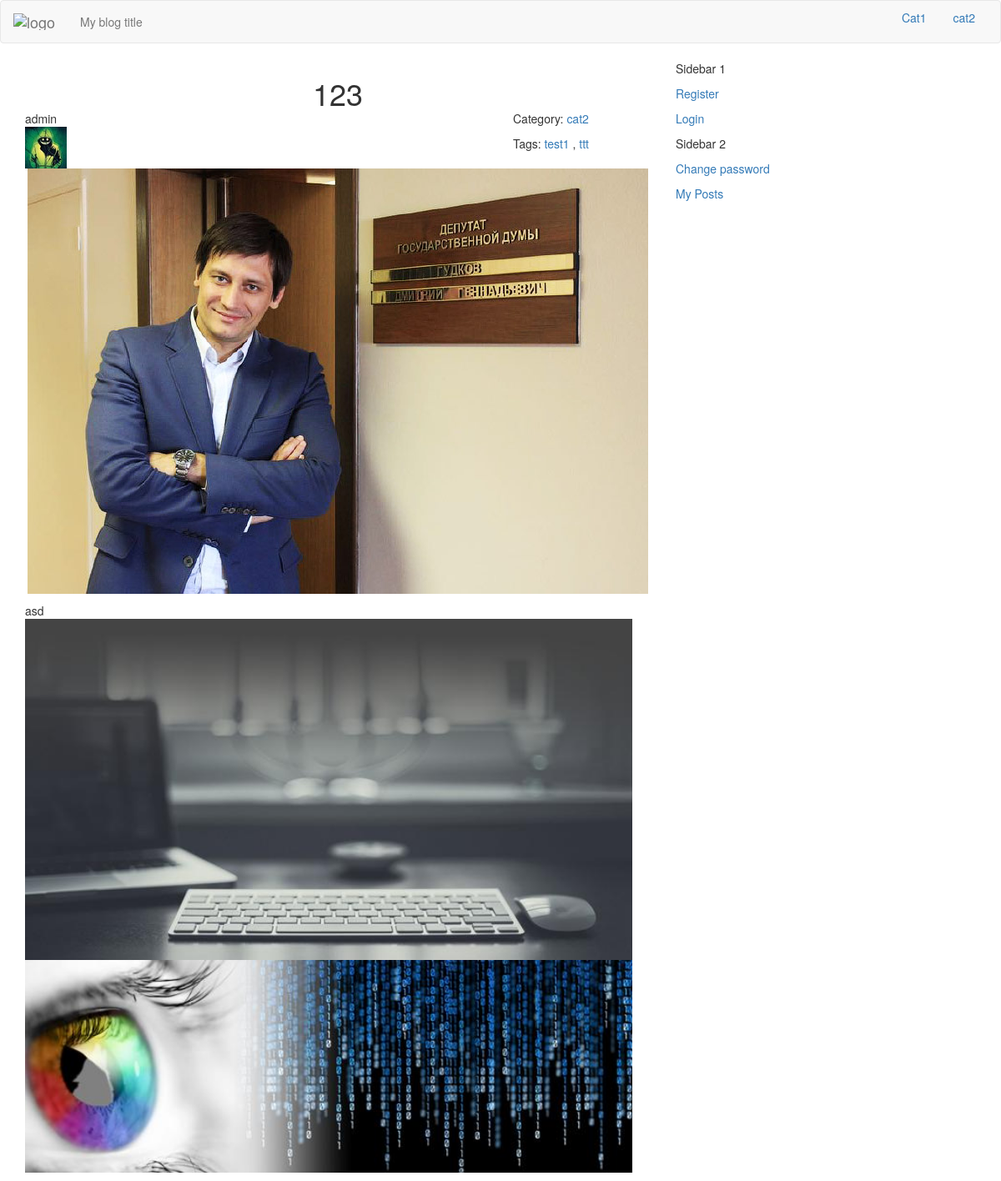
Page /test1/123-20/ on the committed database.
### blog/models.py (models this page shows, shortened)
class Category(models.Model):
    index_together = [
    ["id","name", "order", "slug"],
    ]
    name = models.CharField(max_length=30, unique=True)
    description = models.TextField(max_length=250)
    slug = models.SlugField("URL",blank=True, max_length=150)
    order = models.SmallIntegerField(blank=True, default=1)
    class Meta:
        verbose_name_plural = "categories"
    def __str__(self):
        return self.name
    @classmethod
    def list(self):
        cat_list = self.objects.all().only("name","order")\
            .order_by('order','name')
        return cat_list

class Post(models.Model):
    index_together = [
    ["title", "description", "post_thumbnail", "author", "category",
     "url", "published", "status","main_tag"],
    ]
    title = models.CharField(max_length=150)
    description = models.CharField(max_length=150)
    text = models.TextField()
    today = datetime.date.today()
    post_image = models.ImageField(upload_to =
                        str(today.year)+'/'
                        +str(today.month)+'/'+str(today.day)+'/', blank=True)
    post_image.short_description = 'Image'
    """post_thumbnail = ImageSpecField(source='post_image',
                                processors=[ResizeToFit(640, 480)],
                                format='JPEG',
                                options={'quality': 85})"""
    def get_image(self):
        return mark_safe('<img src="%s" class ="img-responsive center-block"/>'\
                         % (self.post_thumbnail.url))
    get_image.short_description = 'Thumbnail'
    created = models.DateTimeField(auto_now_add=True)
    edited = models.DateTimeField(auto_now=True)
    published = models.DateTimeField(default=timezone.now)
    author = models.ForeignKey(settings.AUTH_USER_MODEL,
                               default = 1,
                               on_delete=models.SET_DEFAULT) ###
    category = models.ForeignKey('Category')
    tags = models.ManyToManyField('Tag',
                                        related_name='posts',
                                        related_query_name='tag',
                                        blank=True)
    main_tag = models.CharField(max_length=33, blank=True)
    url = models.SlugField(blank=True)
    STATUS = (
                ("D", "Draft"),
                ("P","Published"),
    )
    status = models.CharField(max_length=1, choices=STATUS, default="D")
    class Meta:
        ordering = ['-published']
        verbose_name_plural = "posts"
    def get_tags_list(self):
        return self.tags.all()

class myUser(AbstractBaseUser):
    index_together = [
    ["id", "username", "avatar"],
    ]
    username = models.CharField("Username", max_length=30,
                                blank=False,
                                unique=True)
    avatar = ProcessedImageField(upload_to='avatars',
                                 processors=[ResizeToFit(50, 50)],
                                 format='JPEG',
                                 options={'quality': 90}, blank=True)
    email = models.EmailField(unique=True, blank=False)
    is_active = models.BooleanField("Is active", default=True)
    is_it_staff = models.BooleanField("Is stuff", default=False)
    is_it_superuser = models.BooleanField("Is admin", default=False)
    moderated = models.BooleanField("Moderated", default=True)
    last_login = models.DateTimeField(auto_now=True)
    date_joined = models.DateTimeField(auto_now_add=True)
    REQUIRED_FIELDS = ['email',]
    USERNAME_FIELD = 'username'
    objects = MyUserManager()
    def get_avatar(self):
        return mark_safe('<img src="%s" class ="img-responsive"/>'\
                         % (self.avatar.url))
    get_avatar.short_description = 'Current avatar'
    def __str__(self):
        return self.username.lower()
    class Meta:
        verbose_name_plural = "users"

class Tag(models.Model):
    name = models.CharField(max_length=30, unique=True)
    url = models.CharField(max_length=30, unique=True, blank=True, null=True)
    class Meta:
        verbose_name_plural = "tags"
    def __str__(self):
        return self.name

### blog/views.py (the view)
def single_post(request,  tag, title, id):
    post = Post.objects.select_related("author", "category")\
        .prefetch_related('tags').get(pk=id)
    return render(request, 'single.html',
                  {'post': post,
                  'cat_list': Category.list()})

### blog/templatetags/post_header.py (called while the page is built)
@register.inclusion_tag('partials/post_header.html', takes_context=True)
def post_header(context):
    return {
    'post': context['post'],
    }

### templates/single.html (shortened to what this page needs)
{% extends "index.html" %}
{% load post_header %}
{% block content %}
{% autoescape off %}
<h1 class="text-center post-title">{{ post.title }}</h1>
{% post_header %}
{% if post.post_image %}
<p class="post-image">
  <img src="{{ MEDIA_URL }}{{ post.post_image.url }}"
    class="img-responsive center-block post-image"></a>
</p>
{% endif %}
<div class="post-text">
  {{ post.text }}
</div>
{% endautoescape %}
{% endblock %}

### templates/index.html (shortened to what this page needs)
{% load staticfiles %}
{% load compress %}
<!DOCTYPE html>
<html>
<head>
    {% compress css %}
    <link rel="stylesheet" href="/static/css/backtotop.css" type="text/css">
    <link rel="stylesheet" href="/static/css/bootstrap.min.css" type="text/css" />
    <link rel="stylesheet" href="/static/css/custom.css" type="text/css" />
    <link rel="stylesheet" href="/static/css/summernote.css" rel="stylesheet">
    <link rel="stylesheet" href="/static/css/django_summernote.css" rel="stylesheet">
    <link rel="stylesheet" href="/static/css/django_summernote_inplace.css" rel="stylesheet">
    <link rel="stylesheet" href="/static/css/blueimp-gallery.min.css" type="text/css">
    <link rel="stylesheet" href="/static/css/tagmanager.css" type="text/css">
    {% endcompress %}
</head>
<body>
  <div class="navbar navbar-default">
    <div class="container-fluid">
      <div class="navbar-header">
        <a class="navbar-brand ajax-menu" url=""
        href="/">
          <img alt="logo" src="#" /></a>
        <p class="navbar-text">
          My blog title
        </p>
      </div>
      <ul class="nav nav-pills pull-right">
        {% for cat in cat_list %}
          {% if category and cat|slugify == category %}
            <li role="presentation" class="active">
            <a href="{{ request.scheme }}://{{ request.get_host }}?{{ cat|slugify }}"
             url = "{{cat|slugify}}" class="ajax-menu menu" id="{{cat|slugify}}">
              {{ cat }}</a></li>
          {% else %}
            <li role="presentation">
            <a href="{{ request.scheme }}://{{ request.get_host }}?{{ cat|slugify }}"
            url = "{{cat|slugify}}"  class="ajax-menu menu" id="{{cat|slugify}}">
              {{ cat }}</a></li>
          {% endif %}
        {% endfor %}
      </ul>
    </div>
  </div>
<div class="container">
<div class="row">
  <div class="col-md-4 pull-right sidebar">
    <div class="sidebar1">
      <p>
        Sidebar 1<br />
      {% if user.is_authenticated %}
        <p><a href="{% url 'dashboard' %}" single_page
          url = "dashboard" class="ajax-menu">
          {{ user.username }}
                              {% if user.avatar %}
                              {{ user.get_avatar}}
                              {% endif %}</a></p>
        <p><a href="{% url 'add_post' %}" single_page
          url = "add-post" class="ajax-menu">Add Post</a></p>
        <p><a href="{% url 'logout' %}">Logout</a></p>
      {% else %}
        <p><a href="{% url 'signup' %}">Register</a></p>
        <p><a href="{% url 'login' %}">Login</a></p>
      {% endif %}
      </p>
    </div>
    <div class="sidebar2">
      <p>
        Sidebar 2<br />
        <p><a href="{% url 'password_change' %}">Change password</a></p>
        <p><a href="{% url 'my_posts' %}">My Posts</a></p>
      </p>
    </div>
  </div>
<div class="col-md-8 main">
<div class="content">
  <div class="posts">
  {% block content %}
  {% endblock %}
  </div>
</div>
</div>
</div>
</div>
</body>
</html>

### templates/partials/post_header.html
<div class="row post_header">
  <div class="col-md-3 pull-left">
    <div class="post-author">
      <div class="author-name">
        {{ post.author }}
      </div>
      <div class="author-avatar">
        {% if post.author.avatar %}
        {{ post.author.get_avatar }}
        {% else %}
        <img src="/static/img/avatar.jpg" class ="img-avatar"/>
        {% endif %}
      </div>
    </div>
  </div>
  <div class="col-md-3 col-md-offset-6">
    <div class="post_category">
      <p>
        Category: <a href="cat/{{ post.category }}"
          class="post-category ajax-menu"
          url = "cat/{{ post.category }}">
           {{ post.category }}</a>
      </p>
      {% if post.get_tags_list %}<p>
        Tags:
        {% for tag in post.get_tags_list %}
        <a href="/{{ tag.url }}" class="ajax-menu"
        url = "{{ tag.url }}">{{ tag}}</a>
        {% if not forloop.last %},{% endif %}
        {% endfor %}
      </p>
      {% endif %}
    </div>
  </div>
</div>

### blog/static/css/custom.css (style rules this page uses)
.post-title { display: table; margin: auto; }
.main { overflow: hidden; }

### blog/static/css/django_summernote.css (style rules this page uses)
html, body { margin: 0; }

### rows in the picture
Category: name "Cat1"
Category: name "cat2"
Post: title "123", author "admin", category "cat2", post_image (picture), text "asd", text (picture)
Tag: name "test1"
Tag: name "ttt"
